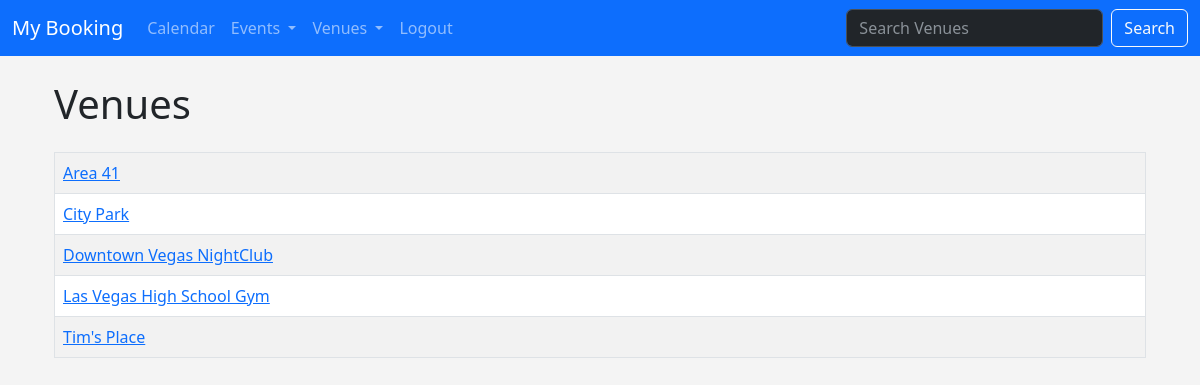
The page /list_venues (signed in) on the database its author committed.
### events/models.py (models this page shows)
class Venue(models.Model):
	name = models.CharField('Venue Name', max_length=120)
	address = models.CharField(max_length=300)
	zip_code = models.CharField('Zip Code', max_length=15)
	phone = models.CharField('Contact Phone', max_length=25, blank=True)
	web = models.URLField('Website Address', blank=True)
	email_address = models.EmailField('Email Address', blank=True)
	owner = models.IntegerField('Venue Owner', blank=False, default=1)
	def __str__(self):
		return self.name;

### events/views.py (the view)
# urls.py: path('list_venues', views.list_venues, name='venue-list'),
def list_venues(request):
	venue_list = Venue.objects.all().order_by('name')
	return render(request,
		'events/venues.html', {
			'venue_list': venue_list
		}
	)

### events/templates/events/venues.html (shortened to what this page needs)
{% extends 'events/layout.html' %}
{% block content %}
	<div class="container align-items-center">
		<h1>Venues</h1>
		<div class="mt-4">
			<table class="table table-hover table-striped table-bordered">
				{% for venue in venue_list %}
					<tr>
						<td>
							<a href="{% url 'venue-show' venue.id %}">{{ venue }}</a>
						</td>
					</tr>
				{% endfor %}
			</table>
		</div>
	</div>
{% endblock %}

### static/global.css (style rules this page uses)
body { background: #f4f4f4; }

### rows shown on the page
Venue: name "Area 41"
Venue: name "City Park"
Venue: name "Downtown Vegas NightClub"
Venue: name "Las Vegas High School Gym"
Venue: name "Tim's Place"
